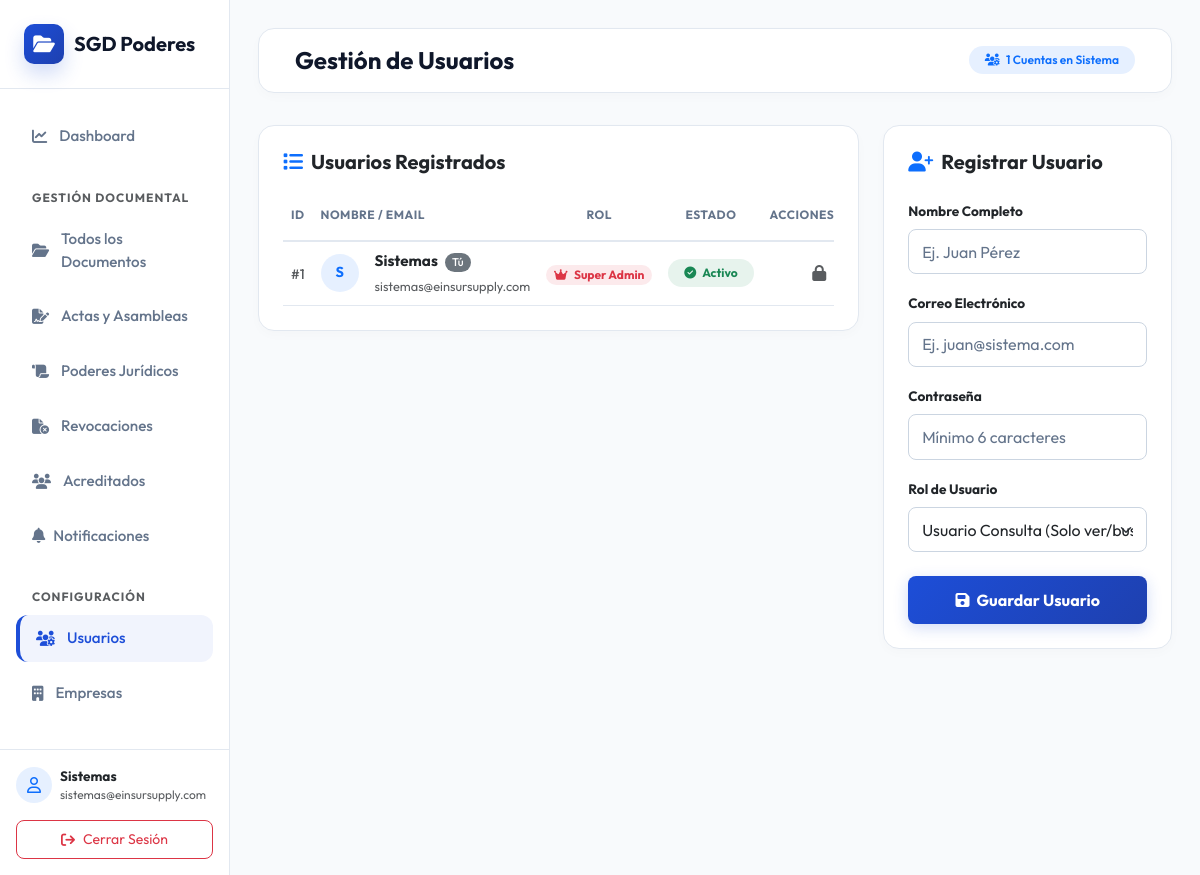
/usuarios.php (signed in), run on the app's committed database.
### tables this page shows
CREATE TABLE IF NOT EXISTS `usuarios` (
    `id` INT AUTO_INCREMENT PRIMARY KEY,
    `nombre` VARCHAR(100) NOT NULL,
    `email` VARCHAR(100) NOT NULL UNIQUE,
    `password` VARCHAR(255) NOT NULL,
    `rol` VARCHAR(20) NOT NULL DEFAULT 'usuario',
    `activo` TINYINT(1) DEFAULT 1,
    `created_at` TIMESTAMP DEFAULT CURRENT_TIMESTAMP
);

### usuarios.php (the view, shortened to what this page needs)
<?php
require_once __DIR__ . '/config/db.php';
function obtenerRangoRol($rol) {
    if ($rol === 'superadmin') return 3;
    return 1;
}
$rango_propio = obtenerRangoRol($_SESSION['user_rol']);
try {
    $sql = "SELECT id, nombre, email, rol, activo, created_at FROM usuarios ORDER BY id DESC";
    $stmt = $pdo->query($sql);
    $usuarios = $stmt->fetchAll();
} catch (PDOException $e) {
    error_log("Error al consultar usuarios: " . $e->getMessage());
    $usuarios = [];
}
require_once __DIR__ . '/includes/header.php';
require_once __DIR__ . '/includes/sidebar.php';
?>
<div class="content-area">
    <nav class="navbar navbar-top navbar-expand-lg navbar-light bg-transparent">
        <div class="container-fluid">
            <span class="navbar-brand mb-0 h1 fw-bold fs-4">Gestión de Usuarios</span>
            <div class="ms-auto d-flex align-items-center gap-3">
                <span class="badge bg-primary bg-opacity-10 text-primary rounded-pill px-3 py-2 fw-semibold">
                    <i class="fa-solid fa-users-gear me-1"></i> <?php echo count($usuarios); ?> Cuentas en Sistema
                </span>
            </div>
        </div>
    </nav>
    <div class="container-fluid p-0">
        <div class="row g-4">
            <div class="col-lg-8">
                <div class="p-4 rounded-4 bg-white" style="border: 1px solid #e2e8f0; box-shadow: 0 4px 12px rgba(15, 23, 42, 0.02);">
                    <h5 class="fw-bold text-dark mb-4"><i class="fa-solid fa-list text-primary me-2"></i>Usuarios Registrados</h5>
                    <div class="table-responsive">
                        <table class="table align-middle mb-0" style="border-color: #f1f5f9;">
                            <thead>
                                <tr class="text-uppercase text-muted fw-bold" style="font-size: 0.75rem; letter-spacing: 0.5px;">
                                    <th class="pb-3" style="width: 70px;">ID</th>
                                    <th class="pb-3">Nombre / Email</th>
                                    <th class="pb-3 text-center">Rol</th>
                                    <th class="pb-3 text-center" style="width: 130px;">Estado</th>
                                    <th class="pb-3 text-end" style="width: 150px;">Acciones</th>
                                </tr>
                            </thead>
                            <tbody>
                                <?php if (empty($usuarios)): ?>
                                    <tr>
                                        <td colspan="5" class="text-center py-5 text-muted">
                                            No hay usuarios registrados en el sistema.
                                        </td>
                                    </tr>
                                <?php else: ?>
                                    <?php foreach ($usuarios as $u): ?>
                                        <tr>
                                            <td>
                                                <span class="text-muted fw-medium" style="font-size: 0.85rem;">#<?php echo $u['id']; ?></span>
                                            </td>
                                            <td>
                                                <div class="d-flex align-items-center">
                                                    <div class="bg-primary bg-opacity-10 rounded-circle d-flex align-items-center justify-content-center me-3 text-primary fw-bold" style="width: 38px; height: 38px; font-size: 0.9rem;">
                                                        <?php
                                                        $initials = '';
                                                        $words = explode(' ', $u['nombre']);
                                                        $initials .= strtoupper(substr($words[0], 0, 1));
                                                        echo htmlspecialchars($initials);
                                                        ?>
                                                    </div>
                                                    <div>
                                                        <div class="text-dark fw-bold" style="font-size: 0.95rem;">
                                                            <?php echo htmlspecialchars($u['nombre']); ?>
                                                            <?php if ($u['id'] == $_SESSION['user_id']): ?>
                                                                <span class="badge bg-secondary rounded-pill fw-medium ms-1" style="font-size: 0.7rem;">Tú</span>
                                                            <?php endif; ?>
                                                        </div>
                                                        <small class="text-muted" style="font-size: 0.8rem;"><?php echo htmlspecialchars($u['email']); ?></small>
                                                    </div>
                                                </div>
                                            </td>
                                            <td class="text-center">
                                                <?php if ($u['rol'] === 'superadmin'): ?>
                                                    <span class="badge bg-danger bg-opacity-10 text-danger rounded-pill px-2.5 py-1.5 fw-bold" style="font-size: 0.75rem;">
                                                        <i class="fa-solid fa-crown me-1"></i> Super Admin
                                                    </span>
                                                <?php elseif ($u['rol'] === 'admin'): ?>
                                                    <span class="badge bg-primary bg-opacity-10 text-primary rounded-pill px-2.5 py-1.5 fw-bold" style="font-size: 0.75rem;">
                                                        <i class="fa-solid fa-user-tie me-1"></i> Admin
                                                    </span>
                                                <?php else: ?>
                                                    <span class="badge bg-secondary bg-opacity-10 text-secondary rounded-pill px-2.5 py-1.5 fw-bold" style="font-size: 0.75rem;">
                                                        <i class="fa-solid fa-user me-1"></i> Consulta
                                                    </span>
                                                <?php endif; ?>
                                            </td>
                                            <td class="text-center">
                                                <?php if ($u['activo']): ?>
                                                    <span class="badge bg-success bg-opacity-10 text-success rounded-pill px-3 py-2 fw-bold" style="font-size: 0.75rem;">
                                                        <i class="fa-solid fa-circle-check me-1"></i> Activo
                                                    </span>
                                                <?php else: ?>
                                                    <span class="badge bg-danger bg-opacity-10 text-danger rounded-pill px-3 py-2 fw-bold" style="font-size: 0.75rem;">
                                                        <i class="fa-solid fa-circle-xmark me-1"></i> Inactivo
                                                    </span>
                                                <?php endif; ?>
                                            </td>
                                            <td class="text-end">
                                                <div class="d-flex justify-content-end gap-2 align-items-center">
                                                    <?php
                                                    $rango_objetivo = obtenerRangoRol($u['rol']);
                                                    if ($rango_propio > $rango_objetivo && $u['id'] != $_SESSION['user_id']):
                                                    ?>
                                                        <form method="POST" action="usuarios.php" style="display:inline;">
                                                            <input type="hidden" name="accion" value="toggle">
                                                            <input type="hidden" name="id" value="<?php echo $u['id']; ?>">
                                                            <?php if ($u['activo']): ?>
                                                                <button type="submit" class="btn btn-outline-warning btn-sm rounded-3 py-1 px-2" title="Desactivar Usuario">
                                                                    <i class="fa-solid fa-user-slash"></i>
                                                                </button>
                                                            <?php else: ?>
                                                                <button type="submit" class="btn btn-outline-success btn-sm rounded-3 py-1 px-2" title="Activar Usuario">
                                                                    <i class="fa-solid fa-user-check"></i>
                                                                </button>
                                                            <?php endif; ?>
                                                        </form>
                                                        <button type="button" class="btn btn-outline-danger btn-sm rounded-3 py-1 px-2" title="Eliminar Usuario" onclick="confirmarEliminar(<?php echo $u['id']; ?>)">
                                                            <i class="fa-solid fa-trash"></i>
                                                        </button>
                                                    <?php else: ?>
                                                        <span class="text-muted px-2" title="Sin permisos sobre este rango (Protección Jerárquica)">
                                                            <i class="fa-solid fa-lock"></i>
                                                        </span>
                                                    <?php endif; ?>
                                                </div>
                                            </td>
                                        </tr>
                                    <?php endforeach; ?>
                                <?php endif; ?>
                            </tbody>
                        </table>
                    </div>
                </div>
            </div>
            <div class="col-lg-4">
                <div class="p-4 rounded-4 bg-white" style="border: 1px solid #e2e8f0; box-shadow: 0 4px 12px rgba(15, 23, 42, 0.02);">
                    <h5 class="fw-bold text-dark mb-4"><i class="fa-solid fa-user-plus text-primary me-2"></i>Registrar Usuario</h5>
                    <form method="POST" action="usuarios.php">
                        <div class="mb-3">
                            <label for="nombre" class="form-label fw-bold text-dark" style="font-size: 0.85rem;">Nombre Completo</label>
                            <input type="text" class="form-control rounded-3" id="nombre" name="nombre" placeholder="Ej. Juan Pérez" required style="border-color: #cbd5e1; padding: 0.6rem 0.8rem;">
                        </div>
                        <div class="mb-3">
                            <label for="email" class="form-label fw-bold text-dark" style="font-size: 0.85rem;">Correo Electrónico</label>
                            <input type="email" class="form-control rounded-3" id="email" name="email" placeholder="Ej. juan@sistema.com" required style="border-color: #cbd5e1; padding: 0.6rem 0.8rem;">
                        </div>
                        <div class="mb-3">
                            <label for="password" class="form-label fw-bold text-dark" style="font-size: 0.85rem;">Contraseña</label>
                            <input type="password" class="form-control rounded-3" id="password" name="password" placeholder="Mínimo 6 caracteres" minlength="6" required style="border-color: #cbd5e1; padding: 0.6rem 0.8rem;">
                        </div>
                        <div class="mb-4">
                            <?php if ($_SESSION['user_rol'] === 'superadmin'): ?>
                                <label for="rol" class="form-label fw-bold text-dark" style="font-size: 0.85rem;">Rol de Usuario</label>
                                <select class="form-select rounded-3" id="rol" name="rol" required style="border-color: #cbd5e1; padding: 0.6rem 0.8rem;">
                                    <option value="usuario" selected>Usuario Consulta (Solo ver/buscar documentos)</option>
                                </select>
                            <?php endif; ?>
                        </div>
                        <button type="submit" class="btn btn-primary-custom w-100 py-2.5 rounded-3 fw-bold">
                            <i class="fa-solid fa-save me-1"></i> Guardar Usuario
                        </button>
                    </form>
                </div>
            </div>
        </div>
    </div>
</div>
<?php
require_once __DIR__ . '/includes/footer.php';
?>

### assets/css/style.css (style rules this page uses)
:root { --primary-color: #1d4ed8; --primary-hover: #1e40af; --primary-gradient: linear-gradient(135deg, #1d4ed8 0%, #1e40af 100%); --bg-gradient: linear-gradient(135deg, #f8fafc 0%, #f1f5f9 50%, #e2e8f0 100%); --bg-body: #f8fafc; --bg-sidebar: #ffffff; --bg-content: #f8fafc; --glass-bg: rgba(255, 255, 255, 0.85); --glass-border: rgba(226, 232, 240, 0.8); --text-primary: #0f172a; --text-muted: #64748b; --border-color: #e2e8f0; }
body { font-family: 'Outfit', sans-serif; background: var(--bg-gradient); background-size: 100% 100%; min-height: 100vh; display: flex; align-items: center; justify-content: center; color: var(--text-primary); overflow-x: hidden; }
.form-label { font-size: 0.9rem; font-weight: 500; color: var(--text-primary); margin-bottom: 0.5rem; }
.form-control { background: #ffffff; border: 1px solid #cbd5e1; border-radius: 12px; color: var(--text-primary) !important; padding: 0.75rem 1rem; transition: all 0.3s ease; }
.form-control::placeholder { color: var(--text-muted); }
.btn-primary-custom { background: var(--primary-gradient); border: none; border-radius: 12px; color: white !important; font-weight: 600; padding: 0.75rem 1.5rem; transition: all 0.3s ease; box-shadow: 0 4px 15px rgba(29, 78, 216, 0.2); }
body.dashboard-body { background: var(--bg-body); color: var(--text-primary); animation: none; overflow-y: auto; min-height: 100vh; display: flex; flex-direction: column; justify-content: flex-start; }
.content-area { width: 100%; padding: 2.5rem; background: var(--bg-content); min-height: 100vh; display: flex; flex-direction: column; }
.navbar-top { background: #ffffff !important; border: 1px solid var(--border-color); padding: 0.75rem 1.5rem; border-radius: 16px; margin-bottom: 2rem; box-shadow: 0 4px 12px rgba(15, 23, 42, 0.02); }
.navbar-top .navbar-brand { color: var(--text-primary) !important; }
.table { color: var(--text-primary) !important; }
.table th { color: var(--text-muted) !important; border-bottom: 2px solid var(--border-color) !important; }
.table td { border-bottom: 1px solid var(--border-color) !important; }
@media (max-width: 1200px) { .content-area { padding: 1.75rem; } }

### data on the page
usuarios: id "1", nombre "S", nombre "Sistemas", shows "Tú", email "sistemas@einsursupply.com", rol "superadmin" (drawn), activo 1 (drawn)

### other printed values
$_SESSION['user_nombre'] "Sistemas"
$_SESSION['user_email'] "sistemas@einsursupply.com"
count($usuarios) "1"
